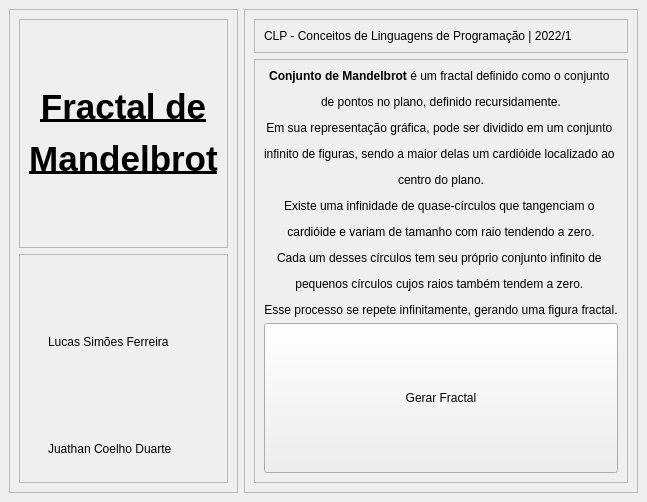
<?xml version="1.0" encoding="UTF-8"?>
<ui version="4.0">
 <class>MainWindow</class>
 <widget class="QMainWindow" name="MainWindow">
  <property name="windowTitle">
   <string>Fractal de Mandelbrot - Juathan Duarte &amp; Lucas Ferreira</string>
  </property>
  <widget class="QWidget" name="centralwidget">
   <layout class="QHBoxLayout" name="horizontalLayout">
    <item>
     <widget class="QFrame" name="left_container">
      <property name="maximumSize">
       <size>
        <width>300</width>
        <height>16777215</height>
       </size>
      </property>
      <property name="frameShape">
       <enum>QFrame::StyledPanel</enum>
      </property>
      <property name="frameShadow">
       <enum>QFrame::Raised</enum>
      </property>
      <layout class="QVBoxLayout" name="verticalLayout_4">
       <item>
        <widget class="QFrame" name="leftTop_container">
         <property name="frameShape">
          <enum>QFrame::StyledPanel</enum>
         </property>
         <property name="frameShadow">
          <enum>QFrame::Raised</enum>
         </property>
         <layout class="QHBoxLayout" name="horizontalLayout_2">
          <item>
           <widget class="QLabel" name="title_Fractal">
            <property name="text">
             <string>&lt;html&gt;&lt;head/&gt;&lt;body&gt;&lt;p align=&quot;center&quot;&gt;&lt;span style=&quot; font-size:26pt; font-weight:600; text-decoration: underline;&quot;&gt;Fractal de&lt;/span&gt;&lt;/p&gt;&lt;p align=&quot;center&quot;&gt;&lt;span style=&quot; font-size:26pt; font-weight:600; text-decoration: underline;&quot;&gt;Mandelbrot&lt;/span&gt;&lt;/p&gt;&lt;/body&gt;&lt;/html&gt;</string>
            </property>
           </widget>
          </item>
         </layout>
        </widget>
       </item>
       <item>
        <widget class="QFrame" name="leftDown_container">
         <property name="frameShape">
          <enum>QFrame::StyledPanel</enum>
         </property>
         <property name="frameShadow">
          <enum>QFrame::Raised</enum>
         </property>
         <layout class="QGridLayout" name="gridLayout">
          <item row="5" column="0">
           <widget class="QLabel" name="name_Juathan">
            <property name="text">
             <string>Juathan Coelho Duarte</string>
            </property>
           </widget>
          </item>
          <item row="4" column="0">
           <widget class="QLabel" name="avatar_Juathan">
            <property name="maximumSize">
             <size>
              <width>150</width>
              <height>150</height>
             </size>
            </property>
            <property name="text">
             <string/>
            </property>
            <property name="pixmap">
             <pixmap>avatares/juatsAvatar.png</pixmap>
            </property>
            <property name="scaledContents">
             <bool>true</bool>
            </property>
           </widget>
          </item>
          <item row="2" column="0">
           <widget class="QLabel" name="avatar_Lucas">
            <property name="maximumSize">
             <size>
              <width>150</width>
              <height>150</height>
             </size>
            </property>
            <property name="text">
             <string/>
            </property>
            <property name="pixmap">
             <pixmap>avatares/lucasAvatar.png</pixmap>
            </property>
            <property name="scaledContents">
             <bool>true</bool>
            </property>
           </widget>
          </item>
          <item row="3" column="0">
           <widget class="QLabel" name="name_Lucas">
            <property name="text">
             <string>Lucas Simões Ferreira</string>
            </property>
           </widget>
          </item>
         </layout>
        </widget>
       </item>
      </layout>
     </widget>
    </item>
    <item>
     <widget class="QFrame" name="right_container">
      <property name="frameShape">
       <enum>QFrame::StyledPanel</enum>
      </property>
      <property name="frameShadow">
       <enum>QFrame::Raised</enum>
      </property>
      <layout class="QVBoxLayout" name="verticalLayout">
       <item>
        <widget class="QFrame" name="rightTop_container">
         <property name="frameShape">
          <enum>QFrame::StyledPanel</enum>
         </property>
         <property name="frameShadow">
          <enum>QFrame::Raised</enum>
         </property>
         <layout class="QVBoxLayout" name="verticalLayout_2">
          <item>
           <widget class="QLabel" name="title_clp">
            <property name="text">
             <string>CLP - Conceitos de Linguagens de Programação | 2022/1</string>
            </property>
           </widget>
          </item>
         </layout>
        </widget>
       </item>
       <item>
        <widget class="QFrame" name="rightDown_container">
         <property name="sizePolicy">
          <sizepolicy hsizetype="Preferred" vsizetype="Expanding">
           <horstretch>0</horstretch>
           <verstretch>0</verstretch>
          </sizepolicy>
         </property>
         <property name="frameShape">
          <enum>QFrame::StyledPanel</enum>
         </property>
         <property name="frameShadow">
          <enum>QFrame::Raised</enum>
         </property>
         <layout class="QVBoxLayout" name="verticalLayout_3">
          <item>
           <widget class="QLabel" name="label_Descricao">
            <property name="text">
             <string>&lt;html&gt;&lt;head/&gt;&lt;body&gt;&lt;p align=&quot;center&quot;&gt;&lt;span style=&quot; font-weight:600;&quot;&gt;Conjunto de Mandelbrot&lt;/span&gt; é um fractal definido como o conjunto &lt;/p&gt;&lt;p align=&quot;center&quot;&gt;de pontos no plano, definido recursidamente.&lt;/p&gt;&lt;p align=&quot;center&quot;&gt;Em sua representação gráfica, pode ser dividido em um conjunto &lt;/p&gt;&lt;p align=&quot;center&quot;&gt;infinito de figuras, sendo a maior delas um cardióide localizado ao &lt;/p&gt;&lt;p align=&quot;center&quot;&gt;centro do plano.&lt;/p&gt;&lt;p align=&quot;center&quot;&gt;Existe uma infinidade de quase-círculos que tangenciam o &lt;/p&gt;&lt;p align=&quot;center&quot;&gt;cardióide e variam de tamanho com raio tendendo a zero.&lt;/p&gt;&lt;p align=&quot;center&quot;&gt;Cada um desses círculos tem seu próprio conjunto infinito de &lt;/p&gt;&lt;p align=&quot;center&quot;&gt;pequenos círculos cujos raios também tendem a zero. &lt;/p&gt;&lt;p align=&quot;center&quot;&gt;Esse processo se repete infinitamente, gerando uma figura fractal.&lt;/p&gt;&lt;/body&gt;&lt;/html&gt;</string>
            </property>
           </widget>
          </item>
          <item>
           <widget class="QPushButton" name="button_GerarFractal">
            <property name="minimumSize">
             <size>
              <width>250</width>
              <height>150</height>
             </size>
            </property>
            <property name="maximumSize">
             <size>
              <width>500</width>
              <height>150</height>
             </size>
            </property>
            <property name="text">
             <string>Gerar Fractal</string>
            </property>
           </widget>
          </item>
         </layout>
        </widget>
       </item>
      </layout>
     </widget>
    </item>
   </layout>
  </widget>
 </widget>
 <resources/>
 <connections/>
</ui>
